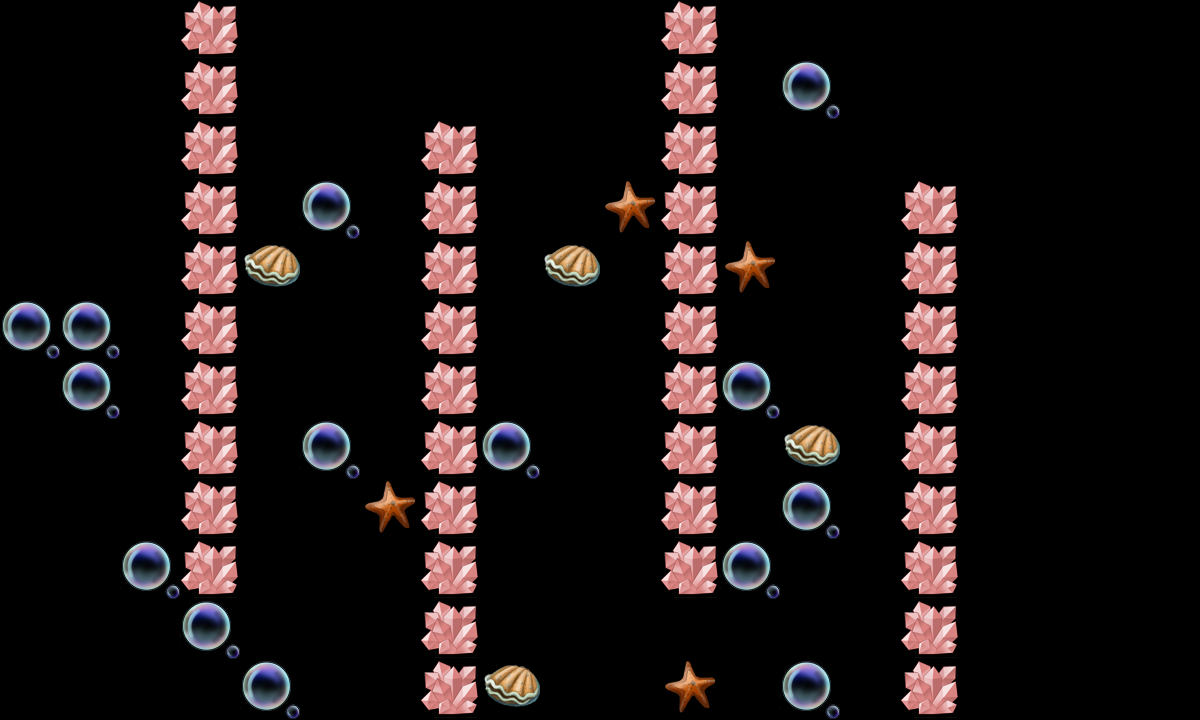

Rendered tile map (Tiled .tmx) drawn with the repository's tilesets; below, a short description and the map source with its tile grids summarised:
An orthogonal 20x12 tile map with 60x60 px tiles, 2 tile layers (canDes, cannotDes) and 16 objects (re3, re1, re2, tankpoint, re4, ...).

<map version="1.0" orientation="orthogonal" width="20" height="12" tilewidth="60" tileheight="60">
 <tileset firstgid="1" name="tmw_desert_spacing" tilewidth="60" tileheight="60">
  <image source="tmw_desert_spacing.png" width="480" height="300" />
  <tile id="30">
   <properties>
    <property name="canDes" value="1" />
   </properties>
  </tile>
 </tileset>
 <layer name="canDes" width="20" height="12">
  <data>[240 cells, 22 non-empty, 3 distinct tile ids]</data>
 </layer>
 <layer name="cannotDes" width="20" height="12">
  <data>[240 cells, 39 non-empty, 1 distinct tile ids]</data>
 </layer>
 <objectgroup name="spawnPoints" width="20" height="12">
  <object name="re3" x="529" y="60" width="60" height="60" />
  <object name="re1" x="300" y="308" width="60" height="60" />
  <object name="re2" x="301" y="67" width="60" height="60" />
  <object name="tankpoint" x="61" y="183" width="60" height="60" />
  <object name="re4" x="292" y="555" width="60" height="60" />
  <object name="re5" x="552" y="345" width="60" height="60" />
  <object name="re6" x="56" y="443" width="60" height="60" />
  <object name="re7" x="842" y="303" width="60" height="60" />
 </objectgroup>
 <objectgroup name="roadPoints" width="20" height="12" visible="0">
  <object name="p3" x="600" y="360" width="60" height="60" />
  <object name="p4" x="600" y="540" width="60" height="60" />
  <object name="p1" x="240" y="120" width="60" height="60" />
  <object name="p2" x="240" y="362" width="60" height="60" />
 </objectgroup>
 <objectgroup name="bossPoint" width="20" height="12" visible="0">
  <object name="boss1" x="240" y="60" width="60" height="60" />
 </objectgroup>
 <objectgroup name="buildingPoint" width="20" height="12">
  <object name="building1" x="843" y="57" width="120" height="120" />
 </objectgroup>
 <objectgroup name="endPoint" width="20" height="12">
  <object name="endpoint" x="780" y="181" width="60" height="60" />
 </objectgroup>
 <objectgroup name="morePoint" width="20" height="12">
  <object name="morepoint" x="551" y="557" width="60" height="60" />
 </objectgroup>
</map>
